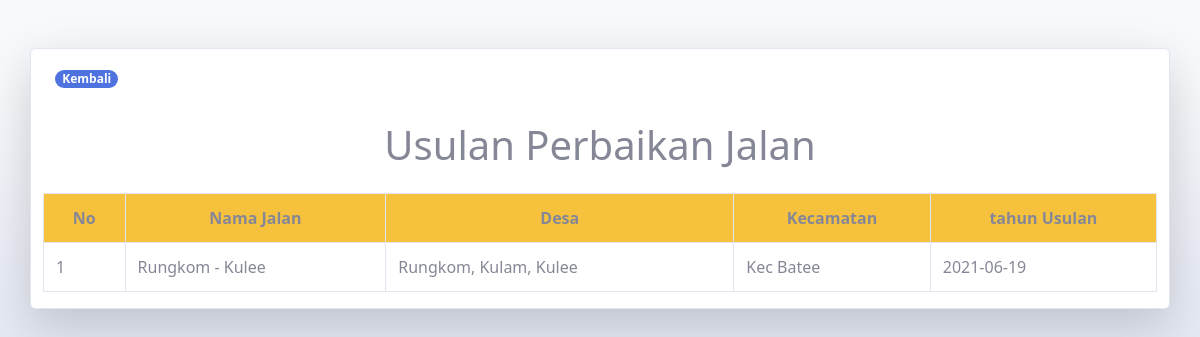
Screenshot of /Pages/data/tampil_datausulan.php with the database file from the repository.
### tables this page shows
CREATE TABLE `datajalan` (
  `id` varchar(11) NOT NULL,
  `namajalan` varchar(255) NOT NULL,
  `desa` varchar(255) NOT NULL,
  `provinsi` varchar(255) NOT NULL,
  `uradukung` varchar(255) NOT NULL,
  `kecamatan` varchar(255) NOT NULL,
  `namalintas` varchar(255) NOT NULL,
  `panjang` varchar(255) NOT NULL,
  `jnspen` varchar(255) NOT NULL,
  `tanahkrikil` varchar(255) NOT NULL,
  `aspal` varchar(255) NOT NULL,
  `rigit` varchar(255) NOT NULL,
  `thn_pem` varchar(20) NOT NULL,
  `mandor` varchar(255) NOT NULL,
  `gambar1` varchar(25) DEFAULT NULL,
  `gambar2` varchar(25) DEFAULT NULL
);

CREATE TABLE `datausulan` (
  `id` int(11) NOT NULL,
  `idjalan` varchar(11) NOT NULL,
  `iduser` int(11) NOT NULL,
  `tahunusulan` date NOT NULL
);

### Pages/data/tampil_datausulan.php (the view)
<?php
include '../../koneksi.php';
include '../template/headeruser.php';
?>
<body class="bg-gradient-light">
    <div class="container card mt-5 shadow-lg">
        <div class="row">
            <div class="col-md-12 mt-3 mb-3">
                <a href="../halamanUtama" class="badge badge-pill badge-primary">Kembali</a>
            </div>
            <div class="col-md-12 mt-3 mb-3">
                <h1 class="text-center">Usulan Perbaikan Jalan </h1>
            </div>
            <table class='table table-bordered table-striped  table-hover'>
                <tr align='center' class="bg-warning">
                    <th>No</th>
                    <th>Nama Jalan</th>
                    <th>Desa</th>
                    <th>Kecamatan</th>
                    <th>tahun Usulan</th>
                </tr>
                <?php
                $no = 1;
                $sql = mysqli_query($conn, "SELECT datajalan.namajalan, datajalan.desa, datajalan.kecamatan,datausulan.tahunusulan, user.nama
            FROM datajalan, datausulan,user WHERE datajalan.id=datausulan.idjalan AND user.id=datausulan.iduser");
                while ($row = mysqli_fetch_array($sql)) {
                    echo "<tr>";
                    echo "<td>" . $no . "</td>";
                    echo "<td>" . $row['namajalan'] . "</td>";
                    echo "<td>" . $row['desa'] . "</td>";
                    echo "<td>" . $row['kecamatan'] . "</td>";
                    echo "<td>" . $row['tahunusulan'] . "</td>";
                    echo "</tr>";
                    $no++;
                }
                ?>
            </table>
        </div>
    </div>
</body>
<?php
include '../template/footeruser.php';
?>

### css/custom.css (style rules this page uses)
body { font-family: 'Segoe UI', Tahoma, Geneva, Verdana, sans-serif; }

### rows the page displays
datajalan: namajalan "Rungkom - Kulee", desa "Rungkom, Kulam, Kulee", kecamatan "Kec Batee", datausulan.tahunusulan "2021-06-19"
